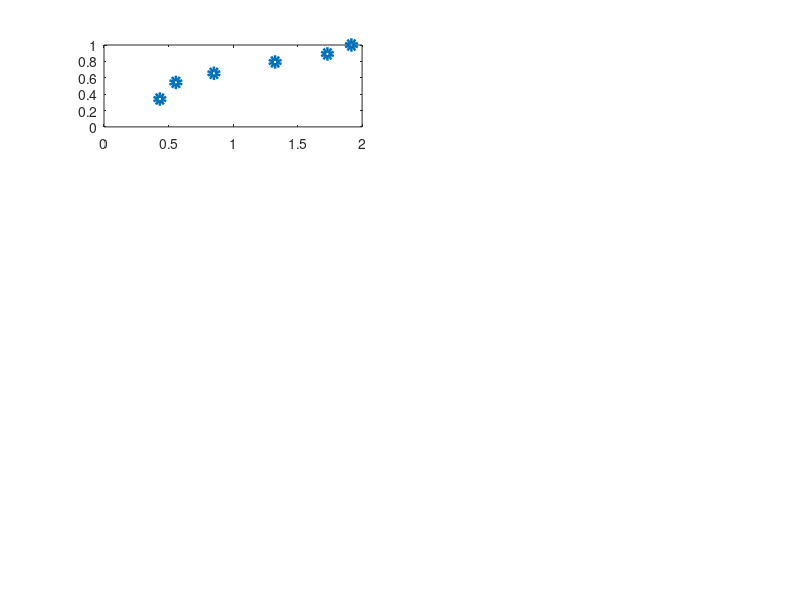

This chart was generated by the following MATLAB code: (Note: this script raises an error after producing the figure.)
%% this file is trying to find how RNAp (more specificlaly, sigma-H bound
% holonenzyme concentration increaeses with time 
load('promoter_activity_single.mat')
load('Spo0A_dynamics.mat')
real_data_Ps = Ps_promoter_activity_mean(2:7,1:8); % exclude the real WT, instead WT is Ps only, no mutations

TF_conc_t = wtaCopy(1:6:end);
RNAp_conc_t_mock = zeros(length(TF_conc_t),1)+1;

nbd = 4;
mut_mat = [[1,1,1];[0,1,1];[1,0,1];[1,1,0];[0,0,1];[0,1,0];[0,0,1];[0,0,0]];

%% re-watch what is the issue of previous fitting
% use the energy parameters found for the previous best run
load('Apr13_results_purePs_onerep_3TFTFrepsul.mat', 'pars');
energyi = pars(1,:);

for ll = 1:length(real_data_Ps(1,:))
    real_data_Ps(:,ll) = real_data_Ps(:,ll)./max(real_data_Ps(:,ll));
end

figure();
for kk = 1:length(real_data_Ps)
    subplot(4,2,kk)
    
    plot(TF_conc_t,real_data_Ps(:,kk),'o','LineWidth',4)
    ylim([0 1])
    hold on
    
    TR = time_dep_TR_new_wSigma(nbd,energyi,TF_conc_t,RNAp_conc_t_mock,mut_mat(kk,:));
    plot(TF_conc_t,TR,'LineWidth',4)
    xlabel('TF concentration')
    ylabel('transcription rate')
    title(sprintf('mutation %d',kk))
end
%% fit 123*  data
% treat both eenergies and RNAp as unknowns
load('Apr13_results_purePs_onerep_3TFTFrepsul.mat', 'lb');
load('Apr13_results_purePs_onerep_3TFTFrepsul.mat', 'ub');

lb_overall = zeros(16,1);
ub_overall = zeros(16,1);
lb_overall(1:10) = lb;
ub_overall(1:10) = ub;

lb_overall(11:end) = zeros(length(TF_conc_t),1);
ub_overall(11:end) = zeros(length(TF_conc_t),1)+1000000;

all_mut_data = real_data_Ps(:,end); % the 123* strain
mut_RNAp = [0,0,0];

%% find [RNAp] as functino of time first
[new_pars,diff] = fit_data_sigma(nbd,TF_conc_t,mut_RNAp,all_mut_data,lb_overall,ub_overall);

%% then find energy
RNAp_conc_t_real = new_pars(11:end);
energyi_sigma = new_pars(1:10);
[final_energyi,diff] = fit_data_new(nbd,TF_conc_t,RNAp_conc_t_real,mut_mat,real_data_Ps,lb,ub);

%% now see  how the newe parameters do
RNAp_conc_t_real = new_pars(11:end);

figure();
for kk = 1:length(real_data_Ps)
    subplot(4,2,kk)
    
    plot(TF_conc_t,real_data_Ps(:,kk),'o','LineWidth',4)
    ylim([0 1])
    hold on
    
    TR = time_dep_TR_new_wSigma(nbd,final_energyi,TF_conc_t,RNAp_conc_t_real,mut_mat(kk,:));
    plot(TF_conc_t,TR,'LineWidth',4)
    xlabel('TF concentration')
    ylabel('transcription rate')
    title(sprintf('mutation %d',kk))
end